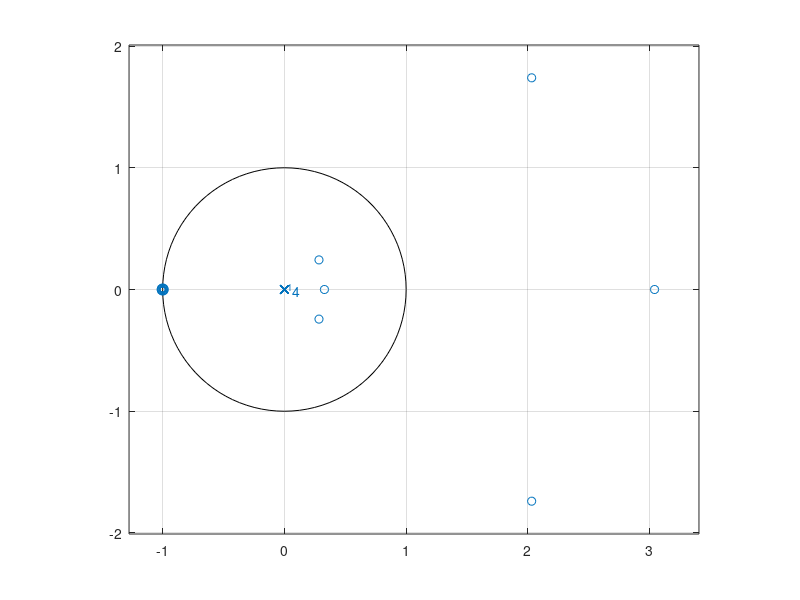

This chart was generated by the following MATLAB code: (Note: this script raises an error after producing the figure.)
p0 = [-5 0 49 0 -245 0 1225 2048 1225 0 -245 0 49 0 -5];
p0 = p0/norm(p0,2);
% Finding zeros using roots
zero = roots(p0);

% Since it's an FIR filter, all poles are at the origin
pole = zeros(length(p0) - 1, 1);

% Plotting the zeros on the z-plane
zplane(zero, pole);
disp("Zeroes"); disp(zero);
%%
% 1,14 is R group that must stay together
% 2, 3, 12, 13 is C group that must stay together to satisfy ortho
% Rest are -1's
H0_zeros = zero([1 2 3 5 6 7 8]);
H1_zeros = zero([14 13 12 10 9 4 11]);
H0_zeros
F0_zeros = -1*H1_zeros;
F1_zeros = -1*H0_zeros;
H0 = zp2tf(H0_zeros, [], 1); H0=H0/norm(H0); disp(H0);disp(norm(H0,2));
F0 = zp2tf(F0_zeros, [], 1); F0=F0/norm(F0);
H1 = zp2tf(H1_zeros, [], 1); H1=H1/norm(H1);
F1 = -1*zp2tf(F1_zeros, [], 1); F1=F1/norm(F1);
%subplot(2,2,1); plot(H0); subplot(2,2,2); plot(H1);
%subplot(2,2,3); plot(impz(H0)); 
PRtest(H0, H1, F0, F1);

%out = idwt2d(dwt2d(x, H0, H1, 2), F0, F1, 2); image(out);
%psnr(x, out);
out = dwt2d(x, H0, H1, 4);
image(out)
%%
threshold = prctile(out, 0.999999);
out(out<threshold) = 0;
out = reshape(out, [512,512]);
out = idwt2d(out, F0, F1, 2);
image(out)